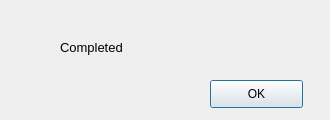
<?xml version="1.0" encoding="UTF-8"?>
<ui version="4.0">
 <class>calc_suc_dialog</class>
 <widget class="QDialog" name="calc_suc_dialog">
  <property name="geometry">
   <rect>
    <x>0</x>
    <y>0</y>
    <width>330</width>
    <height>120</height>
   </rect>
  </property>
  <property name="windowTitle">
   <string>Dialog</string>
  </property>
  <widget class="QPushButton" name="pushButton">
   <property name="geometry">
    <rect>
     <x>210</x>
     <y>80</y>
     <width>93</width>
     <height>28</height>
    </rect>
   </property>
   <property name="text">
    <string>OK</string>
   </property>
  </widget>
  <widget class="QLabel" name="label">
   <property name="geometry">
    <rect>
     <x>60</x>
     <y>30</y>
     <width>141</width>
     <height>35</height>
    </rect>
   </property>
   <property name="minimumSize">
    <size>
     <width>0</width>
     <height>35</height>
    </size>
   </property>
   <property name="font">
    <font>
     <pointsize>10</pointsize>
    </font>
   </property>
   <property name="text">
    <string>Completed</string>
   </property>
  </widget>
 </widget>
 <resources/>
 <connections>
  <connection>
   <sender>pushButton</sender>
   <signal>clicked()</signal>
   <receiver>calc_suc_dialog</receiver>
   <slot>close()</slot>
   <hints>
    <hint type="sourcelabel">
     <x>259</x>
     <y>76</y>
    </hint>
    <hint type="destinationlabel">
     <x>262</x>
     <y>179</y>
    </hint>
   </hints>
  </connection>
 </connections>
</ui>
